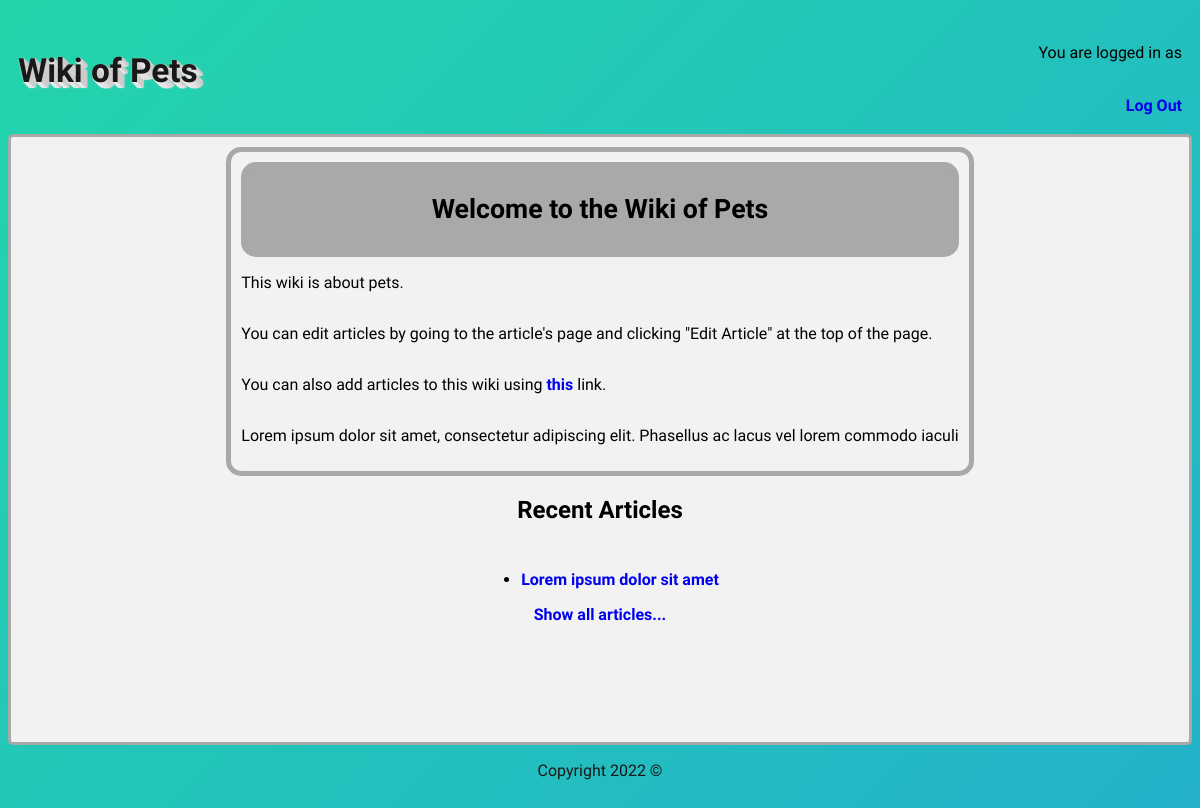
/ (signed in), run on an earlier commit of the app's database.
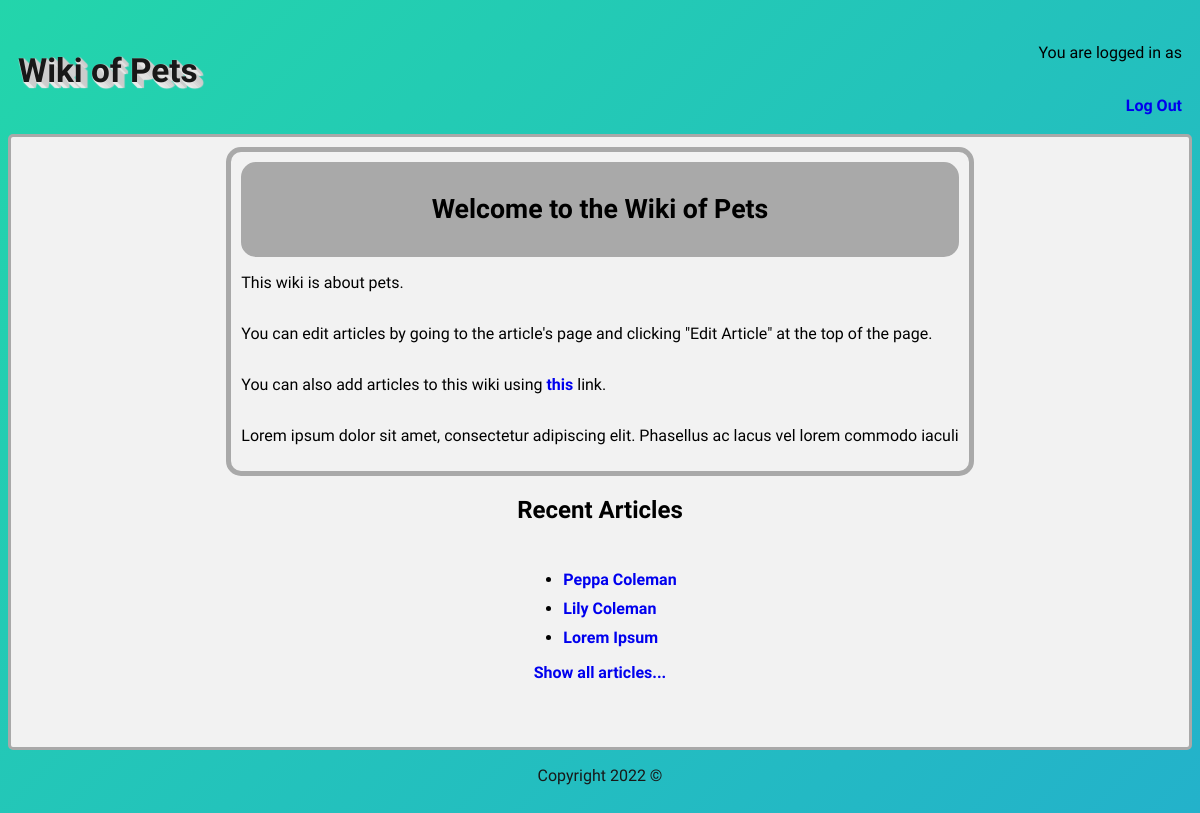
And on a later commit of the database.
### tables this page shows
CREATE TABLE `article` (
  `article_id` int(11) NOT NULL,
  `article_short_title` varchar(32) NOT NULL,
  `article_title` varchar(32) NOT NULL,
  `article_body` text NOT NULL,
  `article_photo` varchar(64) DEFAULT NULL,
  `article_birthdate` date DEFAULT NULL
);

### database.php (called while the page is built, shortened)
<?php
$HOST = "localhost";
$USERNAME = "INFX371";
$PASSWORD = "P*ssword";
$DB_NAME = "wiki";
$conn = new mysqli($HOST, $USERNAME, $PASSWORD, $DB_NAME);
$stmt = $conn->query("SELECT * FROM article");
$stmtTwo = $conn->query("SELECT * FROM `article`ORDER BY `article_id`DESC LIMIT 5;");
$topArticle = $stmtTwo->fetch_all();
?>

### index.php (the view, shortened to what this page needs)
<?php include 'database.php';
$query = "SELECT * FROM `article` WHERE article_id = '1'";
$result = $conn->query($query) or die($conn->error.__LINE__);
$article = $result->fetch_assoc();
?>
<!DOCTYPE html>
<html>
        <?php include "header.php" ?>
        <div id="everythingButHeader">
            <div id="mainArea">
                <div id="welcomeBox">
                    <div id="welcomeTitle"><p>Welcome to the Wiki of Pets</p></div>
                    <p>This wiki is about pets.</p>
                    <p>You can edit articles by going to the article's page and clicking "Edit Article" at the top of the page.</p>
                    <p>You can also add articles to this wiki using <a href="./add.php">this</a> link.</p>
                    <p><?php echo substr($article['article_body'], 0, 100) ?></p>
                </div>
                <h2>Recent Articles</h2>
                <ul>
                        <?php
                            foreach ($topArticle as $row){
                            echo "<li><a href=wiki.php?shortTitle=$row[1] title='$row[2]'>$row[2]</a></li>";
                            }
                        ?>
                </ul>
                <a  href="wiki.php">Show all articles...</a>
                </div>
            </div>
            <?php include "footer.php" ?>
    </body>
</html>

What changed in the data, as far as the page shows it:
changed article: article_title "Lorem ipsum dolor sit amet" → "Lorem Ipsum"
added article: article_title "Peppa Coleman"
added article: article_title "Lily Coleman"
